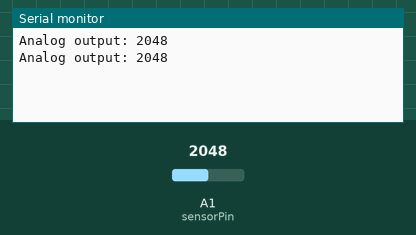
Simulated run of this sketch. Board: Particle Photon. Parts: the last lines printed to the serial monitor. Inputs (shaded band) come from the test bench; at power-on: A1 (sensorPin) = 2048.

Above: at 1.2 s.
1.3 s: A1 (sensorPin) set to 2866
At 2.6 s:
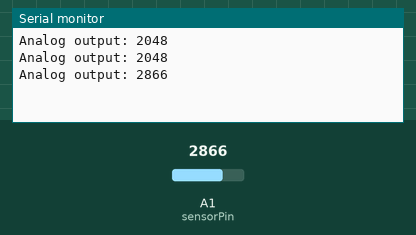
2.8 s: A1 (sensorPin) set to 3603
At 4.0 s:
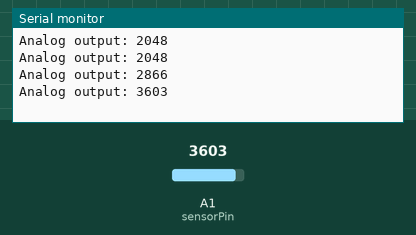
Timing chart, 0 to 5.8 s (numbered marks = the images above; inputs shaded):
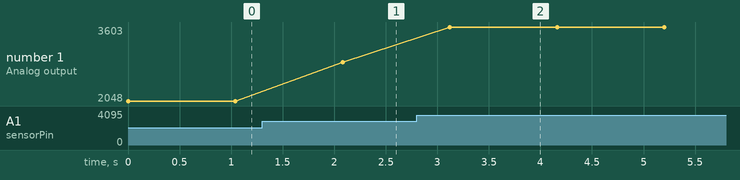

Measured:
- after the input at 1.3 s, the serial monitor: prints a new line after 0.78 s (image 1)
- after the input at 2.8 s, the serial monitor: prints a new line after 0.32 s (image 2)
- plotted number 1: 2048 → 2866 after the input at 1.3 s, 2866 → 3603 after the input at 2.8 s

The sketch:

3-1-p.ino
```cpp
#define sensorPower 7
#define sensorPin A1

 // Define max value we consider soil 'wet'
 // Define min value we consider soil 'dry'

void setup() {
	pinMode(sensorPower, OUTPUT);
	// Initially keep the sensor OFF
	digitalWrite(sensorPower, LOW);

	Serial.begin(9600);
}

void loop() {
	//get the reading from the function below and print it
	Serial.print("Analog output: ");
	Serial.println(readSensor());
    int moisture = readSensor();

	Particle.publish("Moisture", String(moisture), PRIVATE);
	delay(1000);
}

int readSensor() {
	digitalWrite(sensorPower, HIGH);	// Turn the sensor ON
	delay(10);							// Allow power to settle
	int val = analogRead(sensorPin);	// Read the analog value form sensor
	digitalWrite(sensorPower, LOW);		// Turn the sensor OFF
	return val;							// Return analog moisture value
}
```
